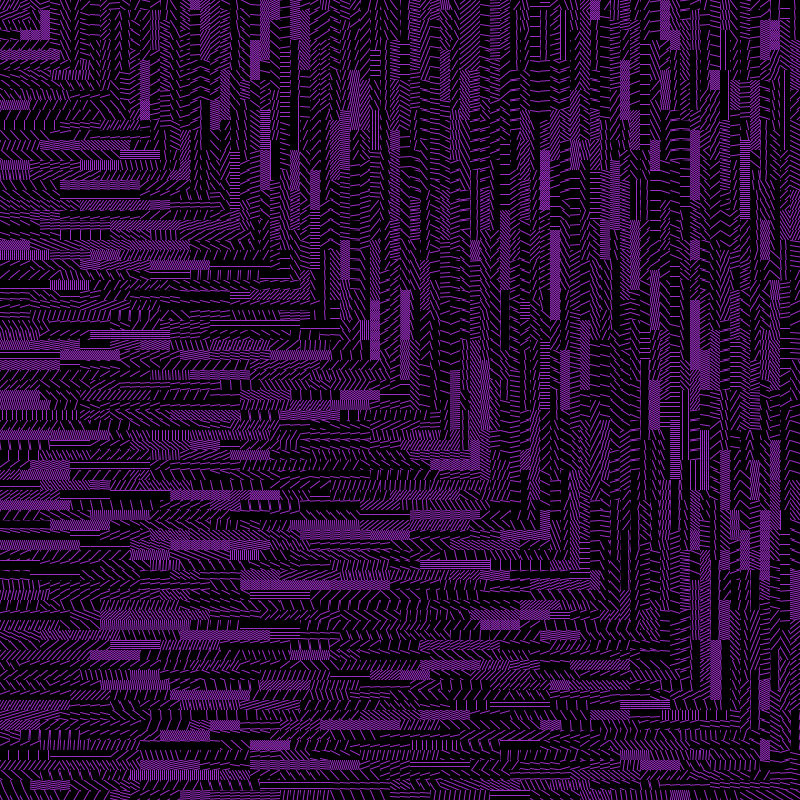
Frame 1 (no input)
Frame 60 (the mouse pressed at the canvas centre just before this capture): identical to frame 1, image omitted
Frame 120 (the mouse held since frame 60 and released just before this capture): identical to frame 1, image omitted

The Processing sketch that drew this single still picture (run headless with seeded random() and noise(); from frame 60 on, the mouse is pressed at the canvas centre):

// Processing sketch: v3_2PenPlotter_Corners
// ── v3_2PenPlotter_Corners.pde
int SIZE_OF_A_SQUARE = 10 ; // in pixels
int SIZE_OF_MATRIX = 80 ; // in squares
int[][] COLOURS = { {225,58,255} ,{225,58,255} ,  {255,129,33} ,{255,129,33} , {255,36,20} ,{255,36,20} , {255,255,255},{255,255,255},{255,255,255} }; // violet orange rouge blanc

float PROBABILITY_OF_CHANGING_COLOUR(int length_of_the_serie) {
  return length_of_the_serie * 0.1 ;
}

int size_of_canvas = SIZE_OF_A_SQUARE * SIZE_OF_MATRIX ;
void settings() {
  size( size_of_canvas , size_of_canvas ) ;
}

void setup() {
    noStroke() ;
    for( int dist = 0 ; dist < size_of_canvas ; dist += SIZE_OF_A_SQUARE ) {
        CurrentState S = new CurrentState(0,dist) ;
        while( S.x <= dist ) {
            S.DrawASquare() ;
            S.x += SIZE_OF_A_SQUARE ; 
        } ;
        while( S.y >= 0 ) {
            S.DrawASquare() ;
            S.y -= SIZE_OF_A_SQUARE ; 
        }
    }
}

void draw(){}

void keyPressed(){
    println("Saving . . . ") ;
    String time = year()+"_"+month()+"_"+day()+"_"+hour()+"_"+minute()+"_"+second() ;
    save("z"+time+".png") ;
    println("Saved") ;
}

// ── CurrentState.pde
public class CurrentState {
 
  int x , y ;
  int[] colour ;
  color colorSquare = color(157,46,198) ;
  int length_of_the_serie = 0 ;
  float angle = random(TAU/2) ;
  int spaceBetweenLines = floor(random( 2 , 11 )) ;
  float maxLength = sqrt( sq(SIZE_OF_A_SQUARE) + sq(SIZE_OF_A_SQUARE) ) ;
  PGraphics pg = createGraphics( SIZE_OF_A_SQUARE , SIZE_OF_A_SQUARE ) ;
  
  CurrentState( int xPos , int yPos ) {
    x = xPos ;
    y = yPos ;
  };
  
  void DrawASquare(){
    pg.beginDraw() ;
     pg.background(0) ;
     pg.stroke(colorSquare) ;
      if( TAU/8 < angle && angle < TAU/4 ){
        for( int xPos = -SIZE_OF_A_SQUARE ; xPos < SIZE_OF_A_SQUARE ; xPos += spaceBetweenLines ){
          pg.line( xPos , 0 , xPos + maxLength * cos( angle) , maxLength * sin(angle) ) ;
        }
      }
      else{
        if( TAU/4 < angle && angle < TAU*3/8 ){
        for( int xPos = -SIZE_OF_A_SQUARE ; xPos < SIZE_OF_A_SQUARE ; xPos += spaceBetweenLines ){
          pg.line( xPos + SIZE_OF_A_SQUARE , 0 , xPos + SIZE_OF_A_SQUARE + maxLength * cos( angle) , maxLength * sin(angle) ) ;
        }
      }
      else{
        if( angle <= TAU/8 ) {
            for( int yPos = -SIZE_OF_A_SQUARE ; yPos < SIZE_OF_A_SQUARE ; yPos += spaceBetweenLines ){
            pg.line( 0 , yPos , maxLength * cos( angle) , yPos + maxLength * sin(angle) ) ;
            }
        }
        else{
          for( int yPos = -SIZE_OF_A_SQUARE ; yPos < SIZE_OF_A_SQUARE ; yPos += spaceBetweenLines ){
            pg.line( SIZE_OF_A_SQUARE , yPos , SIZE_OF_A_SQUARE + maxLength * cos( angle) , yPos + maxLength * sin(angle) ) ;
        }
        }
      }
      }
      
      pg.endDraw() ;
      image(pg,x,y) ;
    
     if ( random(1) < PROBABILITY_OF_CHANGING_COLOUR(length_of_the_serie) ) {
       angle = random(TAU/2) ;
       spaceBetweenLines = floor(random( 2 , 11 )) ;
       length_of_the_serie = 0 ;
     }
     else {
      length_of_the_serie += 1 ;
     } ;
     
  };
  
}
